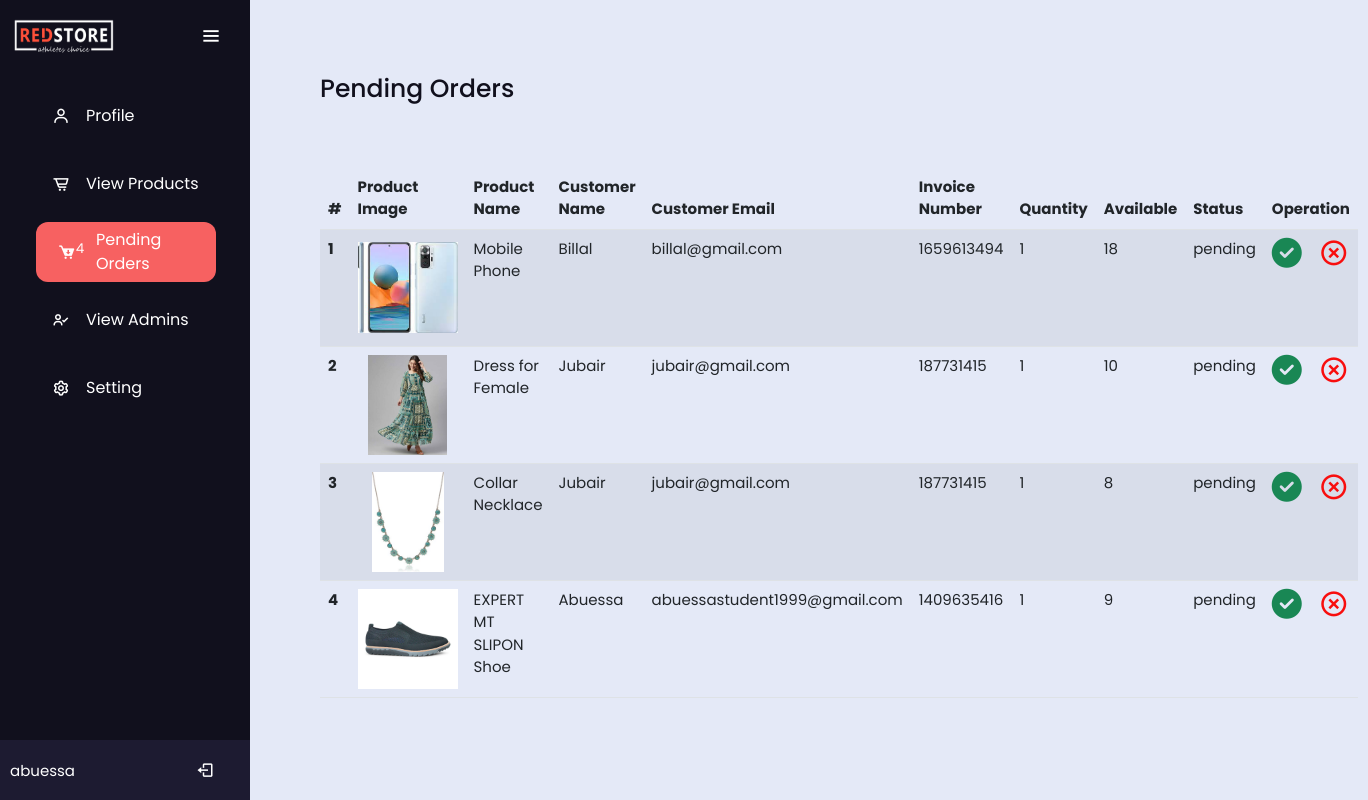
The app's page /E-Commerce/admin_area/view_orders.php (signed in) with its own data.
### tables this page shows
CREATE TABLE `product` (
  `p_id` int(255) NOT NULL,
  `section` int(11) DEFAULT NULL,
  `p_name` varchar(255) DEFAULT NULL,
  `p_details` varchar(255) DEFAULT NULL,
  `p_colour` varchar(255) DEFAULT NULL,
  `p_ctag` varchar(255) DEFAULT NULL,
  `p_sub_ctag` varchar(255) DEFAULT NULL,
  `p_price` int(255) DEFAULT NULL,
  `p_quantity` int(255) DEFAULT NULL,
  `p_date` date DEFAULT NULL,
  `p_img1` varchar(255) DEFAULT NULL,
  `p_img2` varchar(255) DEFAULT NULL,
  `p_img3` varchar(255) DEFAULT NULL,
  `p_img4` varchar(255) DEFAULT NULL,
  `p_keyword` varchar(255) DEFAULT NULL
);

CREATE TABLE `user_info` (
  `user_id` int(11) NOT NULL,
  `name` varchar(255) NOT NULL,
  `username` varchar(255) NOT NULL,
  `user_email` varchar(255) NOT NULL,
  `user_password` varchar(255) NOT NULL,
  `user_ip` varchar(255) NOT NULL,
  `user_address` varchar(255) NOT NULL,
  `user_address2` varchar(255) NOT NULL,
  `user_mobile` varchar(14) NOT NULL,
  `user_img` varchar(255) NOT NULL,
  `buy_product` int(11) NOT NULL,
  `get_discount` int(11) NOT NULL,
  `discount` int(11) NOT NULL,
  `otp` int(11) NOT NULL,
  `last_mail` varchar(255) DEFAULT NULL
);

CREATE TABLE `pending_orders` (
  `order_id` int(11) NOT NULL,
  `user_id` int(11) NOT NULL,
  `invoice_number` int(255) NOT NULL,
  `product_id` varchar(255) NOT NULL,
  `quantity` int(255) NOT NULL,
  `order_status` varchar(255) NOT NULL
);

### E-Commerce/common_function.php (called while the page is built, shortened)
<?php
function PendingOrders()
{
  $con = mysqli_connect('localhost', 'root', '', 'ecom_sdp_3');
  $sql = "select * from pending_orders  where order_status = 'pending'";
  $res = mysqli_query($con, $sql);
  $pending_order = mysqli_num_rows($res);
  return $pending_order;
}
function ProductQuantity()
{
  $con = mysqli_connect('localhost', 'root', '', 'ecom_sdp_3');
  $sql = "select * from product  where p_quantity <= '0'";
  $res = mysqli_query($con, $sql);
  $product_quantity = mysqli_num_rows($res);
  return $product_quantity;
}

### E-Commerce/admin_area/view_orders.php (the view, shortened to what this page needs)
<?php
include('../common_function.php');
$username = $_SESSION['admin_username'];
?>
<!DOCTYPE html>
<html lang="en" dir="ltr">
<head>
    <link rel="stylesheet" href="profile_style.css">
    <link href='https://unpkg.com/boxicons@2.0.7/css/boxicons.min.css' rel='stylesheet'>
    <link rel="stylesheet" href="https://cdnjs.cloudflare.com/ajax/libs/font-awesome/6.2.0/css/all.min.css" />
    <link href="https://cdn.jsdelivr.net/npm/bootstrap@5.2.2/dist/css/bootstrap.min.css" rel="stylesheet">
</head>
<body>
    <div class="side_bar">
        <div class="logo-details">
            <img src="../images/logo-white.png" alt="" style="width:100px;height:35px !important">
            <i class='bx bx-menu' id="btn"></i>
        </div>
        <ul class="nav-list">
            <li>
                <a href="profile.php">
                    <i class="fa-thin fa"></i>
                    <i class='bx bx-user'></i>
                    <span class="links_name">Profile</span>
                </a>
            </li>
            <li>
                <a href="products.php">
                    <i class="fa-thin fa"></i>
                    <?php
                    $product_quantity = ProductQuantity();
                    if ($product_quantity > 0) {
                        echo "<i class='bx bx-cart-alt bx-flashing' style='color:#f0f238' ><sup>!</sup></i>";
                    } else {
                        echo "<i class='bx bx-cart-alt'></i>";
                    }
                    ?>
                    <span class="links_name">View Products</span>
                </a>
            </li>
            <li>
                <a href="view_orders.php" class="active">
                    <i class="fa-thin fa"></i>
                    <?php
                    $orders = PendingOrders();
                    if ($orders > 0) {
                        echo "<i class='bx bxs-cart-download bx-tada' style='color:#fffcfc'><sup>$orders</sup></i>";
                    } else {
                        echo "<i class='bx bxs-cart-download' style='color:#fffcfc'><sup>$orders</sup></i>";
                    }
                    ?>
                    <span class="links_name">Pending Orders</span>
                </a>
            </li>
            <li>
                <a href="view_admins.php">
                    <i class="fa-thin fa"></i>
                    <i class='bx bx-user-check' style='color:#ffffff'></i>
                    <span class="links_name">View Admins</span>
                </a>
            </li>
            <li>
                <a href="setting.php">
                    <i class="fa-thin fa"></i>
                    <i class='bx bx-cog bx-spin' style='color:#ffffff'></i>
                    <span class="links_name">Setting</span>
                </a>
            </li>
            <li class="profile">
                <div class="profile-details">
                    <div class="name_job">
                        <div class="name"><?php echo $username; ?></div>
                    </div>
                </div>
                <a href="logout.php"><i class='bx bx-log-out' id="log_out" style="left:100px !important"></i></a>
            </li>
        </ul>
    </div>
    <section class="home-section">
        <div class="text">Pending Orders</div>
        <div class="text-2">
            <table class="table table-striped">
                <thead class="thead-light">
                    <tr>
                        <th scope="col">#</th>
                        <th scope="col">Product Image</th>
                        <th scope="col">Product Name</th>
                        <th scope="col">Customer Name</th>
                        <th scope="col">Customer Email</th>
                        <th scope="col">Invoice Number</th>
                        <th scope="col">Quantity</th>
                        <th scope="col">Available</th>
                        <th scope="col">Status</th>
                        <th colspan="2">Operation</th>
                    </tr>
                </thead>
                <tbody>
                    <?php
                    $count = 1;
                    $type = "pending";
                    $query = "select * from pending_orders where order_status = '$type'";
                    $result = mysqli_query($con, $query);
                    if ($result) {
                        while ($data = mysqli_fetch_array($result)) {
                            $order_id = $data['order_id'];
                            $user_id = $data['user_id'];
                            $product_id = $data['product_id'];
                            $invoice = $data['invoice_number'];
                            $quantity = $data['quantity'];
                            $status = $data['order_status'];
                            $user_sql = "select * from user_info where user_id = $user_id";
                            $user_res = mysqli_query($con, $user_sql);
                            if ($user_res) {
                                while ($user_row = mysqli_fetch_array($user_res)) {
                                    $c_name = $user_row['name'];
                                    $c_email = $user_row['user_email'];
                                    $product_sql = "select * from product where p_id=$product_id";
                                    $product_res = mysqli_query($con, $product_sql);
                                    if ($product_res) {
                                        while ($product_row = mysqli_fetch_array($product_res)) {
                                            $p_img = $product_row['p_img1'];
                                            $p_quantity = $product_row['p_quantity'];
                                            $p_name = $product_row['p_name'];
                                            if ($p_quantity > 0) {
                                                echo '<tr>
                            <th scope="row">' . $count++ . '</th>
                            <td><img src="../product_img/' . $p_img . '" alt="" style="width:100px; height:100px; object-fit:contain; !important"></img></td>
                            <td>' . $p_name . '</td>
                            <td>' . $c_name . '</td>
                            <td>' . $c_email . '</td>
                            <td>' . $invoice . '</td>
                            <td>' . $quantity . '</td>
                            <td>' . $p_quantity . '</td>
                            <td>' . $status . '</td>
                            <td>
                            <a href="mail_area/mail2.php?id=' . $order_id . "/" . $product_id . "/" . $quantity . "/" . $invoice . ' " style=""><i class="fas fa-check-circle fa-2x text-success"></i></i></a>
                            </td>
                            <td>
                            <a href="delete_order.php?id=' . $order_id . "/" . $invoice . '" style=""><i class="bx bx-x-circle fa-2x" style="color:#f80e0e" ></i></a>
                            </td>
                        </tr>';
                                            }
                                        }
                                    } else {
                                        die(mysqli_error($con));
                                    }
                                }
                            } else {
                                die(mysqli_error($con));
                            }
                        }
                    } else {
                        die(mysqli_error($con));
                    }
                    ?>
                </tbody>
            </table>
        </div>
    </section>
</body>
</html>

### E-Commerce/admin_area/profile_style.css (style rules this page uses)
* { margin: 0; padding: 0; box-sizing: border-box; font-family: "Poppins" , sans-serif; }
.side_bar { position: fixed; left: 0; top: 0; height: 100%; width: 250px; background: #11101D; padding: 6px 14px; z-index: 99; transition: all 0.5s ease; }
.side_bar .logo-details { height: 60px; display: flex; align-items: center; position: relative; }
.side_bar .logo-details #btn { position: absolute; top: 50%; right: 0; transform: translateY(-50%); font-size: 22px; transition: all 0.4s ease; font-size: 23px; text-align: center; cursor: pointer; transition: all 0.5s ease; }
.side_bar i { color: #fff; height: 60px; min-width: 50px; font-size: 28px; text-align: center; line-height: 60px; }
.side_bar .nav-list { margin-top: 20px; height: 100%; }
.side_bar li { position: relative; margin: 8px 0; list-style: none; }
.side_bar li a { display: flex; width: 100%; border-radius: 12px; align-items: center; text-decoration: none; transition: all 0.4s ease; margin-left: -20px; }
.nav-list li .active { width: 180px; margin-left: -10px; left: -5px; background: rgb(247, 97, 97); }
.links_name { color: white; }
.side_bar li i { font-size: 18px; margin-left: -20px; }
.side_bar li.profile { position: fixed; height: 60px; width: 250px; left: 0; bottom: -8px; padding: 20px 10px; background: #1d1b31; transition: all 0.5s ease; overflow: hidden; }
.side_bar li .profile-details { display: flex; align-items: center; flex-wrap: nowrap; }
.side_bar li.profile .name { font-size: 15px; font-weight: 400; color: #fff; white-space: nowrap; }
.side_bar .profile #log_out { position: absolute; top: 50%; right: 0; transform: translateY(-50%); background: none; width: 100%; height: 60px; line-height: 60px; border-radius: 0px; transition: all 0.5s ease; }
.home-section { position: relative; background: #E4E9F7; min-height: 100vh; top: 0; left: 250px; width: calc(100% - 250px); transition: all 0.5s ease; z-index: 2; }
.home-section .text { display: inline-block; color: #11101d; font-size: 25px; font-weight: 500; margin-top: 70px; margin-left: 70px; left: 30px; }
.home-section .text-2 { font-size: 15px; margin-top: 60px; margin-left: 70px; margin-right: 70px; }

### records on screen
pending_orders: invoice_number "1659613494", quantity "1", order_status "pending"
user_info: name "Billal", user_email "billal@gmail.com"
product: p_img1 (picture), p_name "Mobile Phone", p_quantity "18"
pending_orders: invoice_number "187731415", quantity "1", order_status "pending"
user_info: name "Jubair", user_email "jubair@gmail.com"
product: p_img1 (picture), p_name "Dress for Female", p_quantity "10"
pending_orders: invoice_number "187731415", quantity "1", order_status "pending"
product: p_img1 (picture), p_name "Collar Necklace", p_quantity "8"
pending_orders: invoice_number "1409635416", quantity "1", order_status "pending"
user_info: name "Abuessa", user_email "abuessastudent1999@gmail.com"
product: p_img1 (picture), p_name "EXPERT MT SLIPON Shoe", p_quantity "9"

### other values on screen
$orders "4"
$username "abuessa"
